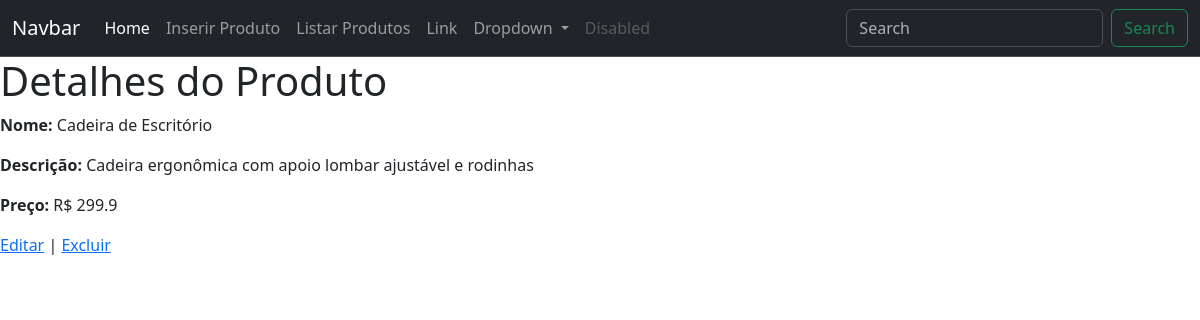
/view/produto/produtoDetail.php?id=1, run on the app's committed database.
### tables this page shows
create table produto(
pro_id integer primary key auto_increment,
pro_nome varchar(40) not null,
pro_descricao varchar(255) not null,
pro_preco double not null,
pro_url varchar(255)
);

### model/Produto.php (called while the page is built, shortened)
<?php
class Produto {
    private $conn;
    private $table_name = "produto";
    public $pro_id;
    public function __construct($db) {
        $this->conn = $db;
    }
    public function readOne() {
        $query = "SELECT * FROM " . $this->table_name . " WHERE pro_id = ? LIMIT 0,1";
        $stmt = $this->conn->prepare($query);
        $stmt->bindParam(1, $this->pro_id);
        $stmt->execute();
        $row = $stmt->fetch(PDO::FETCH_ASSOC);
        $this->pro_nome = $row['pro_nome'];
        $this->pro_descricao = $row['pro_descricao'];
        $this->pro_preco = $row['pro_preco'];
    }
}

### view/produto/produtoDetail.php (the view, shortened to what this page needs)
<?php
require_once '../../model/produto.php';
if (isset($_GET['id'])) {
    $id = $_GET['id'];
    $database = new Database();
    $db = $database->getConnection();
    $produto = new Produto($db);
    $produto->pro_id = $id;
    $produto->readOne();
} else {
    echo "Produto não encontrado.";
    exit();
}
?>
    <?php include '../../utils/header.php'?>
    <?php include '../../utils/menu.php'; ?>
    <h1>Detalhes do Produto</h1>
    <p><strong>Nome:</strong> <?php echo $produto->pro_nome; ?></p>
    <p><strong>Descrição:</strong> <?php echo $produto->pro_descricao; ?></p>
    <p><strong>Preço:</strong> R$ <?php echo $produto->pro_preco; ?></p>
    <a href="produtoUpdate.php?id=<?php echo $produto->pro_id; ?>">Editar</a> |
    <a href="produtoDelete.php?id=<?php echo $produto->pro_id; ?>">Excluir</a>
    <?php include '../../utils/footer.php'; ?>

### data on the page
produto: pro_nome "Cadeira de Escritório", pro_descricao "Cadeira ergonômica com apoio lombar ajustável e rodinhas", pro_preco "299.9"
